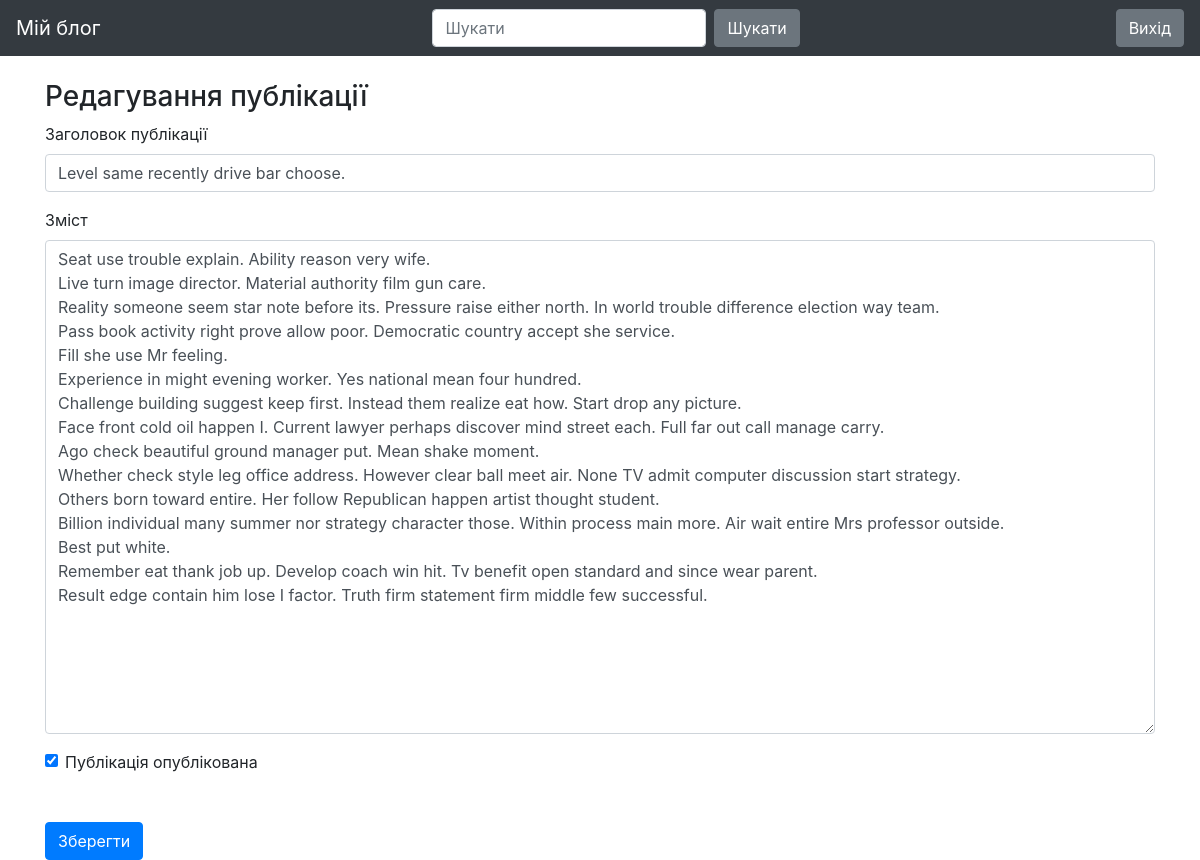
Page /post/9 (signed in) on the committed database.
### blog/models.py (models this page shows)
class Entry(db.Model):
   id = db.Column(db.Integer, primary_key=True)
   title = db.Column(db.String(80), nullable=False)
   body = db.Column(db.Text, nullable=False)
   pub_date = db.Column(db.DateTime, nullable=False,
       default=datetime.datetime.utcnow)
   is_published = db.Column(db.Boolean, default=False)

### blog/routes.py (the view, shortened to what this page needs)
@app.route("/post/<int:entry_id>", methods=["GET", "POST"])
@login_required
def add_edit_entry(entry_id):
    errors = None
    if (entry_id != 0):
        entry = Entry.query.filter_by(id=entry_id).first_or_404()
        form = EntryForm(obj=entry)
        form_header = "Редагування публікації"
    return render_template("entry_form.html", form=form, errors=errors, form_header=form_header)

### blog/forms.py
class EntryForm(FlaskForm):
   title = StringField('Title', validators=[DataRequired()])
   body = TextAreaField('Content', validators=[DataRequired()])
   is_published = BooleanField('Is Published?')

### blog/routes.py (called while the page is built)
def login_required(view_func):
   @functools.wraps(view_func)
   def check_permissions(*args, **kwargs):
       if session.get('logged_in'):
           return view_func(*args, **kwargs)
       return redirect(url_for('login', next=request.path))
   return check_permissions

### blog/templates/entry_form.html (shortened to what this page needs)
{% extends "base.html" %}
{% block content %}
<h3>
   {{ form_header }}
</h3>
<form action="" method="POST">
   <div class="form-group">
       <label for="title">Заголовок публікації</label>
       {{ form.title(class_="form-control") }}
   </div>
   <div class="form-group">
       <label for="body">Зміст</label>
       {{ form.body(class_="form-control", cols="100", rows="20") }}
   </div>
   <div class="form-check">
       {{ form.is_published(class_="form-check-input") }}
       <label class="form-check-label" for="is_published">Публікація опублікована </label>
   </div>
   <button type="submit" class="btn btn-primary mt-5">Зберегти</button>
</form>
{% endblock %}

### blog/templates/base.html (style rules this page uses)
body { padding-top: 5rem; }

### rows in the picture
Entry: title "Level same recently drive bar choose.", body "Seat use trouble explain. Ability reason very wife. Live turn image director. Material authority film gun care. Reality someone seem star note before its. Pressure raise either north. In world trouble difference election way team. Pass book activity right prove allow poor. Democratic country accept she service. Fill she use Mr feeling. Experience in might evening worker. Yes national mean four hundred. Challenge building suggest keep first. Instead them realize eat how. Start drop any picture. Face front cold oil happen I. Current lawyer perhaps discover mind street each. Full far out call manage carry. Ago check beautiful ground manager put. Mean shake moment. Whether check style leg…", is_published "☑"
